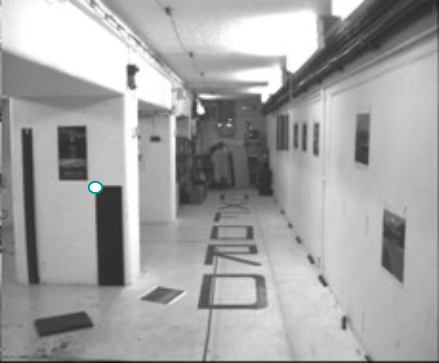
#> input picture delivery/Ch10/optional/notebooks_ipynb/images/iml3.png, 439 x 363 px
$ jupyter execute --allow-errors '10.2 Epipolar geometry.ipynb'   (shell and % lines are left out)
#> lines starting #> are read from the running program, lines starting #| are printed output that depends on the picture
# 10.2 Epipolar geometry

Epipolar geometry is the **set of geometric constraints between two views of a scene**. When two cameras capture a 3D scene from two different positions, there are a number of geometric relations between the 3D points and their projections onto the 2D images that lead to constraints between the image points. These relations are derived based on the assumption that the cameras can be approximated by the pinhole camera model (e.g. their images are undistorted). $\\[10pt]$

In this notebook, we will go deeper into epipolar geometry, learning:

- Basic concepts of epipolar geometry (<a href="#1021">section 10.2.1</a>)
- Stereo rectification (<a href="#1022">section 10.2.2</a>)
- Essential matrix (<a href="#1023">section 10.2.3</a>), and
- Fundamental matrix (<a href="#1024">section 10.2.4</a>)

## Problem context - Stereo rectification

In practice, as we depicted in the previous notebook, accurate triangulation is not fully feasible as **stereo systems does not fulfill the ideal configuration**, but the good news is that any two images taken with any configuration (as long as there is overlap between the images, of course) can be transformed so that they comply with an ideal stereo camera configuration. This is called **stereo rectification** or **image rectification**. Here, we apply homographies to the left and right images in order to force this ideal configuration.$\\[10pt]$

<center></center>

Image rectification is based in epipolar geometry so, let's start to learn how it works!

## 10.2.1 Concepts of epipolar geometry <span id="1021"></span>

Before starting to explain how epipolar geometry works, we have to understand some basic concepts: the **epipolar plane**, the **epipolar lines** and the **epipoles**.

First of all, we have the **epipolar plane**. This plane is formed by 3 points: the left and right optical centers ($C_l,\ C_r$), and a 3D point in the world ($\mathbf{X}$).

<center></center>

The interesting thing about the epipolar plane, is that it **intersects the images at the conjugate epipolar lines** of the stereo vision system. The 2D projections $(x_l, x_r)$ of the 3D point $\mathbf{X}$ are contained also in the epipolar plane and **lie on their corresponding epipolar lines**. As can be seen in the image, these epipolar lines are the **intersection of the epipolar plane and the image planes**.

As you might realize, it would be interesting to compute these epipolar lines because they will help us to check **whether a pair of corresponding points is correct or not** (in order to find the matching point in the other image, you don't need to search the whole image, just to search along the epipolar line!). This is called the **epipolar constraint** useful to transform a search in 2D into a 1D problem. Interestingly, this is valid for all the pixels in the images, that is, all the pixels will have their corresponding epipolar line (or **epiline**, for short) in the other image. And even more interestingly, the direction of the epilines **do not depend on the scene** but only on the camera configuration! That is, if you have a rigid stereo camera pair, the epilines will not change regardless the scene you are viewing! So:

> Given a two-camera configuration (represented by $R,t$), for each 3D point there is a **unique epipolar plane** and, consequently, a **unique pair of epipolar lines**.

On the other hand, maybe you have noticed that all the epipolar lines **intersect in one single point at each image**, this point is called the **epipole**, and represents the projection of the optical center of each camera on the other image plane (note that it may be outside the boundaries of the image!). All the epilines pass through its epipole. So, one way to determine the position of the epipole is to compute a set of epilines and to find their intersection point.

<center></center>

There are some special cases where one or both epipoles **are placed at the infinity** (if the image plane is parallel to the line $C_l-C_r$), which implies that we do not know their location but their *direction*:

<center><table>
    <tr>
        <td></td>
        <td></td>
    </tr>
</table></center>

This means that, in this situation, the epilines are **horizontal and parallel**, which is quite handy as we depicted in the previous notebook. Notice that, in such case, the third coordinate of the homogeneous representation of the **epipole position is zero**. In these cases, we can compute the direction in which the epipole can be found:

<center></center>

### Where are the epipoles?

First of all, let's **find the coordinates of an optical center** $\mathbf{C}$ in the `WORLD` reference frame, that is $\mathbf{C}^W$. (*Remember that the superscript in a point/vector indicates the reference frame*). Obviously, in the local reference system of the same camera, its coordinates are equal to zero (the optical center is the origin of coordinates!): $\mathbf{C}^C = \mathbf{0}$): $\\[10pt]$

$$\begin{cases} \mathbf{C}^C = \mathbf{R}_W^C \mathbf{C}^W + \mathbf{t}_W^C \\[10pt] \mathbf{C}^C = \begin{bmatrix}0\\0\\0 \end{bmatrix} = \bf{0}\end{cases} \longrightarrow \mathbf{0} = \mathbf{R}_W^C \mathbf{C}^W + \mathbf{t}_W^C \rightarrow \mathbf{C}^W = -(\mathbf{R}_W^C)^\texttt{T}\mathbf{t}_W^C\\[20pt]$$

For the left camera, and since the `WORLD` frame is assumed to be placed at the optical center of the left camera, we have that: $\mathbf{R}_W^{C_l} = I, \; \mathbf{t}_W^{C_l} = \mathbf{0}$, that is: $\mathbf{C}_l^W = \mathbf{0}$. $\\[5pt]$

Analogously, the right optical center has these coordinates: $C_r^W = -(\mathbf{R}_W^{C_r})^\texttt{T}\mathbf{t}_W^{C_r} = -\mathbf{R}^\texttt{T}\mathbf{t}\hspace{2cm}$ $\\[10pt]$

That is, the left optical center is placed at the origin of coordinates while the right one has an arbitrary rotation and a translation with respect to it, which, for simplicity we will call $\mathbf{R}$ and $\mathbf{t}$.

Now, let's find the left and right epipoles $(e_l,e_r)$ by determining the projection of the optical centers on the other image plane. Remember the general equation for image projection in previous notebooks. *Note: in these equations, the apostrophe in $\tilde{e}'$ means the coordinates are expressed in pixels, while the tilde $\sim$ means it is in homogeneous coordinates.*:$\\[5pt]$

$$e_l:  \lambda\tilde{e}'_l = \mathbf{P}_l \tilde{C}_r^W = \mathbf{K}_l [\mathbf{I}|\mathbf{0}]
\begin{bmatrix}-\mathbf{R}^\texttt{T} \mathbf{t}\\1 \end{bmatrix} = -\mathbf{K}_l \mathbf{R}^\texttt{T} \mathbf{t}\\
  e_r:  \lambda\tilde{e}'_r = \mathbf{P}_r \tilde{C}_l^W = \mathbf{K}_r [\mathbf{R}|\mathbf{t}]
\begin{bmatrix}\mathbf{0}\\1 \end{bmatrix} = \mathbf{K}_r \mathbf{t} \hspace{1.4cm}
\\[5pt]$$

where $\mathbf{K}_l$ and $\mathbf{K}_r$ are the calibration matrices of the left and right camera, respectively.

Finally, the epipoles in the **ideal configuration** for triangulation (cameras with parallel optical axis, separated by a baseline, and with the same intrinsic parameters):$\\[5pt]$

$$\mathbf{R} = \mathbf{I},\quad \mathbf{t} = [-b\ 0 \ 0]^\texttt{T}, \quad \mathbf{K} = \mathbf{K}_l = \mathbf{K}_r\\[3pt]
\lambda\tilde{e}'_l = -\mathbf{K}\mathbf{t} = [bk_xf \quad 0 \quad 0]^\texttt{T}\\
\lambda\tilde{e}'_r = \mathbf{K}\mathbf{t} = [-bk_xf \quad 0 \quad 0]^\texttt{T}$$

As we said before, **they are points at infinity in the direction of the $X$ axis!**

## 10.2.2 Stereo rectification <span id="1022"></span>

In practice, our camera configuration will not be ideal (i.e. $\mathbf{R} \ne \mathbf{I} \wedge \mathbf{t} \ne [-b\ 0 \ 0]^\texttt{T} \wedge \mathbf{K}_l \ne \mathbf{K}_r$), and this involves a difficulty to **find the correspondences and to perform stereo triangulation**:

<center></center>

As you can see in the images, **the epipolar lines are not horizontal** as in the ideal configuration, but this can be solved. The process of **stereo rectification** projects the images on a common plane so that the epipolar lines become horizontal in both images and at the same height, that is, transform them as if they had been captured in an ideal configuration, taking the **epipoles to infinity**.

For that, we can compute a **homography for each camera** that transforms the images to such ideal configuration:

<center></center

#### <font color="orange">OpenCV hint</font>

OpenCV defines a method for image rectification called ([cv2.stereoRectify](https://docs.opencv.org/4.3.0/d9/d0c/group__calib3d.html#ga617b1685d4059c6040827800e72ad2b6)), which computes the rotation matrices for each camera that (virtually) make both camera image planes the same plane. This method asks for the matrices $\mathbf{R}_r^l$ and $\mathbf{t}_r^l$, as well as the calibration matrices and then applies the camera model to compute such rotation matrices. As we don't have a stereo system that have a fixed relative pose, we cannot obtain those matrices (they could be obtained through [stereo calibration](https://docs.opencv.org/4.3.0/d9/d0c/group__calib3d.html#ga91018d80e2a93ade37539f01e6f07de5)).

Fortunately, there exists the method [cv2.stereoRectifyUncalibrated](https://docs.opencv.org/4.3.0/d9/d0c/group__calib3d.html#gaadc5b14471ddc004939471339294f052), which returns the **rectification homographies** for both images given a set of matching points and the **fundamental matrix** (explained later). This method is used when **you don't know the relative pose of the cameras** that captured the pictures (e.g. two images taken with the same camera but in different positions).

## 10.2.3 The Essential Matrix <span id="1023"></span>

At the begining of the notebook, we stated that every point in an image will have a corresponding epipolar line in the other image, which was given by the intrinsic epipolar geometry between the views. **The Essential Matrix (E)** is a $3 \times 3$ matrix that encodes such epipolar geometry **when the cameras are calibrated**. So, given a point in one image, multiplying it by the essential matrix will tell us the epipolar line in the second view:

$$l_l = \mathbf{E}\tilde{x_r}$$

<center></center>

where $l_l$ is the epiline in the left image corresponding to the point $x_r$ in the right one.

But, **how can we compute the essential matrix?**

<center></center>

As can be seen in the image, vectors $\mathbf{X}_l$ (the coordinates of a 3D point in the left reference system), $\mathbf{t}_r^l$ (the coordinates of the right optical center in the left reference system) and $\mathbf{RX}_r$ (the coordinates of a 3D point in the right reference system) **are coplanar**, so, by definition, their triple product is zero: $\\[5pt]$

$$\mathbf{X}_l^\texttt{T} \cdot [\mathbf{t}_r^l \times (\mathbf{RX}_r)] = 0 $$

This can be simplified by using the coordinate vectors of the projected points on the image plane: $\text{X} = \lambda \tilde{x}$, which are also coplanar.

$$
  \mathbf{ \tilde{x} }_l^\texttt{T} [\mathbf{t}_r^l \times (\mathbf{R\tilde{x}}_r)] =
  \mathbf{ \tilde{x} }_l^\texttt{T} \underbrace{([\mathbf{t}_r^l]_\times \mathbf{R})}_{\mathbf{E}}\tilde{x}_r = 0 \Longrightarrow \\
  \boxed{\Large{\mathbf{\tilde{x}}_l^\texttt{T} \mathbf{E} \mathbf{\tilde{x}}_r = 0}} \\
$$

The problem of this matrix is that we are working in sensor coordinates (meters), so **the cameras need to be calibrated** in order to transform such coordinates to pixels, that is, $\mathbf{K}$ must be known, so that (assuming identical intrinsic parameters):

$$\mathbf{\tilde{x}}_r' = \mathbf{K}\mathbf{\tilde{x}}_r \\ \mathbf{\tilde{x}}_l' = \mathbf{K}\mathbf{\tilde{x}}_l$$

Given this limitation, the use of the **Fundamental Matrix** seems to be more appealing, since it can work with **uncalibrated cameras**. Let's discover it!

## 10.2.4 The Fundamental Matrix <span id="1024"></span>

The **Fundamental Matrix (F)** is similar to the Essential Matrix, but it works in the **image plane instead of with sensor coordinates**, but they have similar properties and expressions:

$$\boxed{\Large{\mathbf{\tilde{x}}'^\texttt{T}_l \mathbf{F} \mathbf{\tilde{x}}'_r = 0}}$$

We can obtain the fundamental matrix from the essential one through:

$$
\begin{eqnarray}
    \mathbf{\tilde{x}}^\texttt{T}_l \mathbf{E} \mathbf{\tilde{x}}_r
    & = & \left( \mathbf{K}^{-1} \mathbf{\tilde{x}}'_l \right)^\texttt{T}  [\mathbf{t}]_\times \mathbf{R} \left(\mathbf{K}^{-1} \mathbf{\tilde{x}}'_r\right) \\
    & = & \left( \mathbf{\tilde{x}}'^\texttt{T}_l \mathbf{K}^{\texttt{-T}} \right) [\mathbf{t}]_\times \mathbf{R} \left(\mathbf{K}^{-1} \mathbf{\tilde{x}}'_r\right) \\
    & = & \mathbf{\tilde{x}}'^\texttt{T}_l \left(\mathbf{K}^{\texttt{-T}} [\mathbf{t}]_\times \mathbf{R} \mathbf{K}^{-1} \right) \mathbf{\tilde{x}}'_r \\
    & = & \mathbf{\tilde{x}}'^\texttt{T}_l \mathbf{F} \mathbf{\tilde{x}}'_r = 0
\end{eqnarray}
$$

So, we have that
$$\boxed{\Large{\mathbf{F} = \mathbf{K}^\texttt{-T} [\mathbf{t}]_\times \mathbf{R} \mathbf{K}^{-1} = \mathbf{K}^\texttt{-T} \mathbf{E} \mathbf{K}^{-1}}}$$

The good thing about working in the image plane, is that we can obtain the matrix $\mathbf{F}$ from 8 pairs of points in both images, without needing any knowledge about the calibration matrix $\mathbf{K}$).

The **Fundamental matrix is the cornerstone of the epipolar geometry**, as it relates points and their corresponding epipolar lines in these ways:

### F relating two corresponding points:
We can check if a correspondence of points is valid (points are contained in corresponding epipolar lines):

$$\mathbf{\tilde{x}}'^\texttt{T}_l \mathbf{F} \mathbf{\tilde{x}}'_r = 0$$

### F relating points with their epipolar lines:
It's also possible to find the corresponding epipolar line of a point:

$$\mathbf{l}'_l = \mathbf{F} \mathbf{\tilde{x}}'_r \quad \mathbf{l}'_r = \mathbf{F}^\texttt{T} \mathbf{\tilde{x}}'_l$$

### F used to compute the epipoles:
As the epipole is the intersection point of all epipolar lines, the epipole is the null space of the Fundamental matrix:

$$
\begin{eqnarray}
    \mathbf{\tilde{x}}'^\texttt{T}_l \mathbf{F} \mathbf{\tilde{e}}'_r & = & 0,  \quad \forall \mathbf{\tilde{x}}'_l\\
    \mathbf{F} \mathbf{\tilde{e}}'_r & = & \mathbf{F}^\texttt{T} \mathbf{\tilde{e}}'_l = 0
\end{eqnarray}
$$

### BONUS: F used to feel the rhythm:
The Fundamental matrix is so popular in computer vision that it even has a [funny song](https://www.youtube.com/watch?v=DgGV3l82NTk)!

[cell 1]
import numpy as np
import cv2
import matplotlib.pyplot as plt
import matplotlib
matplotlib.rcParams['figure.figsize'] = (20.0, 20.0)

images_path = './images/'

import sys
sys.path.append("..")
from utils.drawlines import drawlines

### **<span style="color:green"><b><i>ASSIGNMENT 1: Retrieving the Fundamental matrix</i></b></span>**

In this task, we are going to rectify two images using the above-mentioned method [`cv2.stereoRectifyUncalibrated()`](https://docs.opencv.org/4.3.0/d9/d0c/group__calib3d.html#gaadc5b14471ddc004939471339294f052). For that, you has to take two images of the same scene from different positions, imitating a stereo system. *Note: you can use images `iml3.png` (left) and `imr3.png` (right) provided to you with this notebook if you can't use your own images*.

The first step for image rectification is **finding the Fundamental matrix**, and for this we need a set of matching points! Use your favourite keypoint detector + descriptor in order to get proper a set of matches (we recommend **ORB for big images**).

**What to do?** Compute the Fundamental matrix that relates the epipolar geometry between your images and show it. For that you have to:

1. Load the images and convert them to grayscale.

[cell 2]
# ASSIGNMENT 1
# Write your code here!
# Read left image
im_l = cv2.imread(images_path + "iml3.png")  # queryimage
#> im_l is the input picture: shape (363, 439, 3); mean B, G, R 164.6, 164.6, 164.5
im_l = cv2.cvtColor(im_l, cv2.COLOR_BGR2RGB)

# Read right image
im_r = cv2.imread(images_path + "imr3.png")  # trainimage
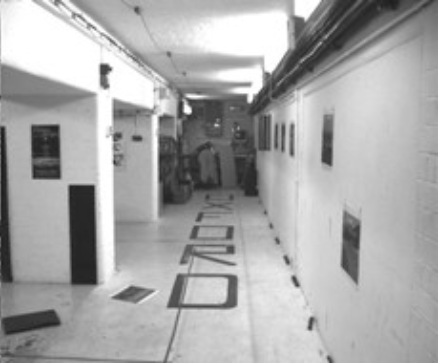
#> input picture delivery/Ch10/optional/notebooks_ipynb/images/imr3.png, 438 x 363 px
#> im_r is the input picture: shape (363, 438, 3); min 27, max 255, mean 168.4
im_r = cv2.cvtColor(im_r, cv2.COLOR_BGR2RGB)

# Get gray images
gray_l = cv2.cvtColor(im_l,cv2.COLOR_RGB2GRAY)
gray_r = cv2.cvtColor(im_r,cv2.COLOR_RGB2GRAY)

print("Image sizes:",gray_l.shape,"and",gray_r.shape)
#| Image sizes: (363, 439) and (363, 438)

2. Detect keypoints in both images and find correspondences (do matching).

&nbsp;&nbsp;&nbsp;&nbsp;&nbsp;&nbsp;&nbsp;&nbsp;2.1 Option 1, **using ORB.**

[cell 3]
# ANOTHER OPTION: USE ORB KEYPOINTS
# Detect the ORB keypoints using the OpenCV method
# -- create the ORB detector
orb = cv2.ORB_create()

# -- detect ORB keypoints
kp_l = orb.detect(gray_l,None) # Leave the second None as it is
#> kp_l = 498 keypoints; strongest (x, y, size): (200, 111, 44.6), (131, 66, 64.3), (99, 187, 44.6), (100, 187, 37.2)
kp_r = orb.detect(gray_r,None) # Leave the second None as it is
#> kp_r = 500 keypoints; strongest (x, y, size): (187, 111, 44.6), (102, 66, 64.3), (187, 110, 64.3), (190, 110, 37.2)

# -- compute the descriptors with ORB
kp_l, des_l = orb.compute(gray_l, kp_l)
kp_r, des_r = orb.compute(gray_r, kp_r)

# Match descriptors.
matches = cv2.BFMatcher(cv2.NORM_HAMMING,crossCheck=True).match(des_l,des_r)
#> matches = 277 matches

print("Number of ORB matches:",len(matches))
#| Number of ORB matches: 277

&nbsp;&nbsp;&nbsp;&nbsp;&nbsp;&nbsp;&nbsp;&nbsp;2.2 Option 2. Using **SURF**.

[cell 4]
# [13 lines of commented-out code are left out]

3. **Compute the Fundamental matrix**. OpenCV already implements a method for computing the Fundamental matrix ([`cv2.findFundamentalMat()`](https://docs.opencv.org/4.2.0/d9/d0c/group__calib3d.html#gae420abc34eaa03d0c6a67359609d8429)) from two lists of matching points (unfortunately using their coordinates, not `cv2.keyPoint()` objects). Apart from the Fundamental matrix, this method also returns a vector `mask`, which states the points used for the matrix calculation. Play with the `ransacReprojThreshold` parameter in such function (take a look at it in the OpenCV documentation) and check how many matches are considered inliers depending on it. The expected output is obtained with `ransacReprojThreshold=0.9`.

[cell 5]
# Compute fundamental matrix

# Create lists of corresponding keypoints
pts_l = []
pts_r = []
for match in matches:
    pts_l.append(kp_l[match.queryIdx].pt)
    pts_r.append(kp_r[match.trainIdx].pt)
#> after the loop, pts_l = 277 pairs, first value 58 to 401, second value 35 to 327; pts_r = 277 pairs, first value 32 to 356, second value 33 to 328

# Cast to integers
pts_l = np.int32(pts_l)
pts_r = np.int32(pts_r)

# F, mask = cv2.findFundamentalMat(pts_l,pts_r,cv2.FM_LMEDS)
F, mask = cv2.findFundamentalMat(pts_l,pts_r, cv2.FM_RANSAC, 0.9)
#> F = [[-5.92e-07, -2.59e-05, 0.0114], [6.09e-05, 5.23e-07, -0.521], [-0.0147, 0.512, 1]]; mask = 277 values, max 1 at index 0, min 0 at index 1, mean 0.657

# keep only the inliers (matches)
matches_in = [matches[i] for i in range(len(mask)) if mask[i]==1]
#> matches_in = 182 matches
pts_l = [kp_l[m.queryIdx].pt for m in matches_in]
#> pts_l = 182 pairs, first value 58 to 401, second value 69.12 to 327
pts_r = [kp_r[m.trainIdx].pt for m in matches_in]
#> pts_r = 182 pairs, first value 32 to 356, second value 69 to 328

# Cast to integers
pts_l = np.int32(pts_l)
#> pts_l = 182 pairs, first value 58 to 401, second value 69 to 327
pts_r = np.int32(pts_r)

print("Number of inliers =", len(matches_in), "out of", len(matches))
#| Number of inliers = 182 out of 277
print("Fundamental matrix =")
print(F)
#| [[-5.91614279e-07 -2.58669483e-05  1.13875561e-02]
#|  [ 6.08591319e-05  5.22883936e-07 -5.21247504e-01]
#|  [-1.47380935e-02  5.12279919e-01  1.00000000e+00]]

**Check if your results are correct**:

<font color='blue'>**Expected output:**  </font>

    Number of inliers = 173 out of 277
    Fundamental matrix =
    [[-3.49654807e-07 -7.20777510e-05  1.99345790e-02]
     [ 6.49820354e-05  2.66731011e-05  4.27861666e-01]
     [-1.99589277e-02 -4.36546231e-01  1.00000000e+00]]

4. And finally, show the used matches!

**You should get something like:**

<center>

</center>

[cell 6]
# Plot matches
matches_image = np.copy(im_l)
matches_image = cv2.drawMatches(im_l, kp_l, im_r, kp_r, matches_in,
                                matches_image, flags=cv2.DrawMatchesFlags_NOT_DRAW_SINGLE_POINTS)
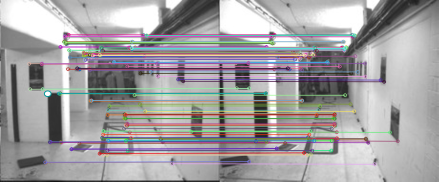
#> matches_image: shape (363, 877, 3) (shown at 1/2 size); mean R, G, B 162.9, 160.8, 162.5
plt.imshow(matches_image);

### **<span style="color:green"><b><i>ASSIGNMENT 2: Rectifying images!</i></b></span>**

Now, we can **compute the homographies** needed to rectify the images with the method [`cv2.stereoRectifyUncalibrated()`](https://docs.opencv.org/4.3.0/d9/d0c/group__calib3d.html#gaadc5b14471ddc004939471339294f052), which takes as input
- **the lists of matching points** used in the previous method,
- **the Fundamental matrix**,
- and **the shape of the images**.

and returns the computed homographies. Once you have them, you already know how to apply an homography to an image, right? Well, then do it!

**What to do?** Compute the homographies, use them to rectify your images and show them.

**You should get something like:**

<center>

</center>

[cell 7]
matplotlib.rcParams['figure.figsize'] = (20.0, 20.0)

# ASSIGNMENT 2
# Write your code here!
# Obtain homographies
ret, H_l, H_r = cv2.stereoRectifyUncalibrated(pts_l, pts_r, F, gray_l.shape, gray_r.shape)
#> ret = True; H_l = [[-0.506, 0.0212, 6.34], [0.015, -0.512, -3.11], [6.14e-05, 8.15e-07, -0.526]]; H_r = [[0.991, 0.0109, -0.705], [-0.0221, 1, 4.05], [-5.09e-05, -5.6e-07, 1.01]]

# Apply homographies
rectified_l = cv2.warpPerspective(im_l, H_l, (im_l.shape[1],im_l.shape[0]))
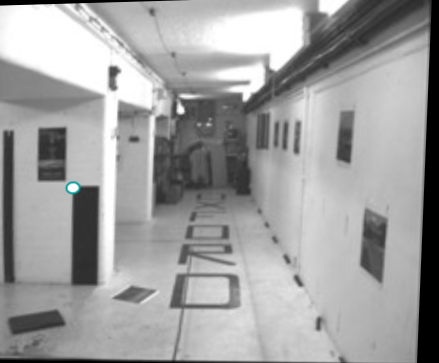
#> rectified_l: shape (363, 439, 3); mean R, G, B 159.5, 159.6, 159.6
rectified_r = cv2.warpPerspective(im_r, H_r, (im_l.shape[1],im_l.shape[0]))
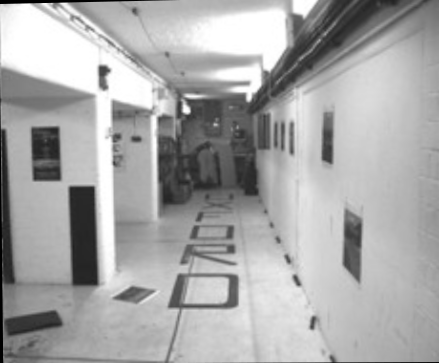
#> rectified_r: shape (363, 439, 3); min 0, max 255, mean 167.8

# Show rectified images
plt.subplot(221)
plt.title("Original left image")
plt.imshow(im_l)

plt.subplot(222)
plt.title("Original right image")
plt.imshow(im_r)

plt.subplot(223)
plt.title("Rectified left image")
plt.imshow(rectified_l)

plt.subplot(224)
plt.title("Rectified right image")
plt.imshow(rectified_r);
#> (the rest of the program and of its run is left out)
